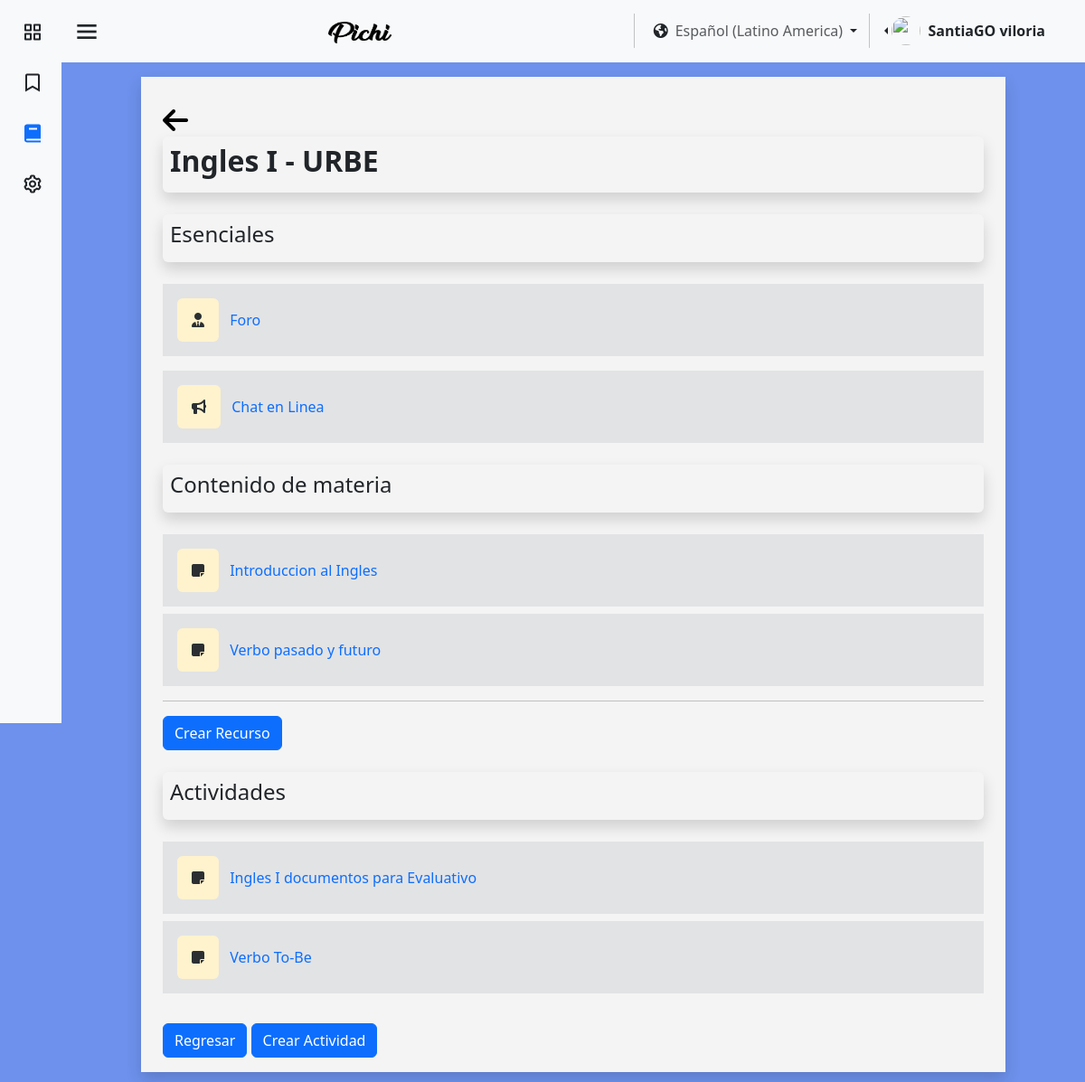
/pages/es/verCurso.php?id_cur=Cur_URBE_01 (signed in), run on the app's committed database.
### tables this page shows
CREATE TABLE `usuario` (
  `id_user` int(11) NOT NULL,
  `identificacion_user` varchar(11) NOT NULL,
  `nombre_user` varchar(25) NOT NULL,
  `apellido_user` varchar(25) NOT NULL,
  `correo_user` varchar(45) NOT NULL,
  `contrasena_user` varchar(16) NOT NULL,
  `direccion_user` varchar(80) NOT NULL,
  `numero_user` varchar(15) NOT NULL,
  `fecha_nacimiento_user` datetime NOT NULL,
  `Active_online` tinyint(1) NOT NULL,
  `sexo_user` varchar(15) NOT NULL,
  `Empresa_id_empresa` int(11) DEFAULT NULL,
  `rol` tinyint(1) NOT NULL,
  `img_perfil` varchar(255) NOT NULL
);

CREATE TABLE `cursos` (
  `id_cur` varchar(100) NOT NULL,
  `nombre_cur` varchar(45) NOT NULL,
  `fecha_inicio` date NOT NULL,
  `cupos_cur_min` int(11) NOT NULL,
  `cupos_cur_max` int(11) NOT NULL,
  `Empresa_id_empresa` int(11) NOT NULL,
  `fecha_fin` date NOT NULL,
  `visibilidad_curso` varchar(11) NOT NULL
);

CREATE TABLE `empresa` (
  `id_empresa` int(11) NOT NULL,
  `nombre_empresa` varchar(80) NOT NULL
);

CREATE TABLE `recursos` (
  `id_recursos` int(11) NOT NULL,
  `nombre_recurso` varchar(45) NOT NULL,
  `tipo_recurso` varchar(45) DEFAULT NULL,
  `ubicacion_recurso` varchar(45) DEFAULT NULL,
  `descripcion_recurso` text NOT NULL,
  `tipo_archivo` varchar(45) DEFAULT NULL,
  `archivo` varchar(255) DEFAULT NULL,
  `archivoAdicional` varchar(255) DEFAULT NULL,
  `id_cur` varchar(100) NOT NULL
);

CREATE TABLE `actividades` (
  `idActividades` int(11) NOT NULL,
  `Titulo` varchar(45) NOT NULL,
  `ContenidoAcitividad` text NOT NULL,
  `archivosPrincipal` varchar(255) NOT NULL,
  `fechaInicio` timestamp(6) NOT NULL DEFAULT current_timestamp(6) ON UPDATE current_timestamp(6),
  `fechaCulminacion` timestamp(6) NULL DEFAULT NULL,
  `fechaNotificacion` timestamp(6) NULL DEFAULT NULL,
  `pesoArchivo` float NOT NULL,
  `notaMaxima` float NOT NULL,
  `notaMinima` float NOT NULL,
  `visible` tinyint(1) NOT NULL,
  `activarPorcentaje` tinyint(1) NOT NULL,
  `Porcentaje` int(3) DEFAULT NULL,
  `archivosAdicional` varchar(255) DEFAULT NULL,
  `idCurso_id_cur` varchar(100) NOT NULL
);

### pages/es/verCurso.php (the view, shortened to what this page needs)
<?php
require "../../assests/php/LoginBD.php";
if (isset($_SESSION['id_user'])) {
    $usuarios1 = $_SESSION['id_user'];
    $conexion1 = mysqli_query($mysqli, "SELECT Empresa_id_empresa, rol, nombre_user, apellido_user FROM usuario WHERE id_user = '$usuarios1'");
    if (mysqli_num_rows($conexion1) > 0) {
        $datos = mysqli_fetch_assoc($conexion1);
        $nombreUsuario = $datos['nombre_user'];
        $apellidoUsuario = $datos['apellido_user'];
        $rol = $datos['rol'];
    }
}
if (isset($_GET['id_cur'])) {
    $id_curso_seleccionado = $_GET['id_cur'];
    $consultaCurso = mysqli_query($mysqli, "SELECT cursos.nombre_cur, empresa.nombre_empresa
                                    FROM cursos
                                    LEFT JOIN empresa ON empresa.id_empresa = cursos.Empresa_id_empresa
                                    WHERE id_cur = '$id_curso_seleccionado'");
    if (mysqli_num_rows($consultaCurso) > 0) {
        $datos3 = mysqli_fetch_assoc($consultaCurso);
        $curso = $datos3['nombre_cur'];
        $empresa = $datos3['nombre_empresa'];
    }
    $consultaRecursos = mysqli_query($mysqli, "SELECT * FROM recursos WHERE id_cur = '$id_curso_seleccionado'");
    if (mysqli_num_rows($consultaRecursos) > 0) {
        while ($datosRecursos = mysqli_fetch_assoc($consultaRecursos)) {
            $Recursos[] = $datosRecursos;
        }
    }
    $consultaActividades = mysqli_query($mysqli, "SELECT * FROM actividades WHERE idCurso_id_cur = '$id_curso_seleccionado'");
    if (mysqli_num_rows($consultaActividades) > 0) {
        while ($datosActividad = mysqli_fetch_assoc($consultaActividades)) {
            $Actividades[] = $datosActividad;
        }
    }
}
?>
<!DOCTYPE html>
<html lang="en">
<head>
    <link href="https://cdn.jsdelivr.net/npm/bootstrap@5.3.3/dist/css/bootstrap.min.css" rel="stylesheet"
 />
    <link href="https://unpkg.com/boxicons@2.1.4/css/boxicons.min.css" rel="stylesheet" />
    <link rel="stylesheet" href="https://cdnjs.cloudflare.com/ajax/libs/font-awesome/6.5.1/css/all.min.css"
 />
    <link rel="stylesheet" href="../../assests/css/colorPallete.css" />
    <link rel="stylesheet" href="../../assests/css/viewUser.css" />
    <link rel="stylesheet" href="../../assests/css/sidebar.css" />
</head>
<body class="bg-pastel" id="body-pd">
    <header id="header">
        <nav class="navbar bg-body-tertiary">
            <div class="container-fluid">
                <div class="header_toggle">
                    <i class="bx bx-menu" id="header-toggle"></i>
                </div>
                <a class="navbar-brand" href="../../index.html">
                    <img src="../../assests/img/text-1710023184778.png" alt="Bootstrap" width="70" height="24" />
                </a>
                <div class="d-flex flex-wrap justify-content-end">
                    <div class="nav-item dropdown">
                        <button class="btn dropdown-toggle" data-bs-toggle="dropdown" aria-expanded="false" href="#">
                            <span class="fa-solid fa-earth-americas"></span><a class="ms-2 text-body-secondary"
                                href="#">Español (Latino America)</a>
                        </button>
                    </div>
                    <div class="btn-group dropstart me-4 pe-2">
                        <a href="#" class="d-flex align-items-center link-dark text-decoration-none dropdown-toggle"
                            id="dropdownUser2" data-bs-toggle="dropdown" aria-expanded="false">
                            <img src="https://github.com/PichiGod.png" alt="" width="32" height="32"
                                class="rounded-circle me-2" />
                            <strong><?php echo $nombreUsuario . " " . $apellidoUsuario; ?></strong>
                        </a>
                    </div>
                </div>
            </div>
        </nav>
    </header>
    <div class="l-navbar bg-body-tertiary" id="nav-bar">
        <nav class="nav">
            <div class="nav_list">
                <a href="Inicio.php" class="nav_link link-dark">
                    <i class="bx bx-grid-alt nav_icon"></i>
                </a>
                <a href="tutorial.php" class="nav_link link-dark">
                    <i class='bx bx-bookmark nav_icon'></i>
                </a>
                <a href="cursos.php" class="nav_link active">
                    <i class="bx bxs-book nav_icon"></i>
                </a>
                <?php if ($rol != 0) { ?>
                    <a href="MenuAdmin.php" class="nav_link link-dark">
                        <i class="bx bx-cog nav_icon"></i>
                    </a>
                <?php }
                ; ?>
            </div>
        </nav>
    </div>
    <section class="Cursos">
        <div class="container-fluid mb-4 bg-blanco mt-3 shadow">
            <div class="container pt-4 pb-3">
                <a href="cursos.php"><i class="fa-solid mt-2 fa-arrow-left" style="font-size:2rem;color:black;"></i></a>
                <div class="p-2 mb-2 rounded shadow ">
                    <h2><strong><?php echo $curso; ?> - <?php echo $empresa; ?></strong></h2>
                </div>
                <div class="p-2 my-4 rounded shadow ">
                    <h4>Esenciales</h4>
                </div>
                <div class="item-recurso container bg-secondary-subtle text-secondary-emphasis mt-3 p-3">
                    <div>
                        <div>
                            <i class="fa-solid fa-user-tie me-2 p-3 rounded bg-warning-subtle"></i>
                            <a href="verForo.php?id_cur=<?php echo $id_curso_seleccionado; ?>"><span>Foro</span></a>
                        </div>
                    </div>
                </div>
                <div class="item-recurso container bg-secondary-subtle text-secondary-emphasis mt-3 p-3">
                    <div>
                        <div>
                            <i class="fa-solid fa-bullhorn me-2 p-3 rounded bg-warning-subtle"></i>
                            <span><a href="verChatLinea.php?id_cur=<?php echo $id_curso_seleccionado; ?>">Chat en
                                    Linea</a></span>
                        </div>
                    </div>
                </div>
                <div class="p-2 my-4 rounded shadow ">
                    <h4>Contenido de materia</h4>
                </div>
                <?php
                if (mysqli_num_rows($consultaRecursos) > 0) {
                    foreach ($Recursos as $recurso): ?>
                        <div class="item-recurso d-flex container mb-2 bg-secondary-subtle text-secondary-emphasis p-3">
                            <div class="">
                                <div class="">
                                    <i class="fa-solid fa-note-sticky me-2 p-3 rounded bg-warning-subtle" witdh="35"
                                        height="35"></i>
                                    <span><a
                                            href="verRecurso.php?id_rec=<?php echo $recurso['id_recursos']; ?>&id_cur=<?php echo $id_curso_seleccionado; ?>"><?php echo $recurso['nombre_recurso']; ?></a></span>
                                </div>
                            </div>
                        </div>
                    <?php endforeach;
                } ?>
                <?php if ($rol != 0) { ?>
                    <div>
                        <hr>
                        <div>
                            <button onclick="location.href='crearRecurso.php?id_cur=<?php echo $id_curso_seleccionado; ?>'"
                                class="btn btn-primary">Crear
                                Recurso</button>
                        </div>
                    </div>
                <?php }
                ; ?>
                <div class="p-2 my-4 rounded shadow ">
                    <h4>Actividades</h4>
                </div>
                <?php
                if (mysqli_num_rows($consultaActividades) > 0) {
                    foreach ($Actividades as $actividad):
                        if ($actividad['visible'] == "0" && $rol == "0") { ?>
                            <div class="item-recurso d-flex container mb-2 bg-secondary-subtle text-secondary-emphasis p-3"
                                style="padding: 10px;">
                                <div>
                                    <div>
                                        <i class="fa-solid fa-note-sticky me-2 p-3 rounded bg-warning-subtle" witdh="35"
                                            height="35"></i>
                                        <span><a
                                                href="verActividad.php?id_act=<?php echo $actividad['idActividades']; ?>&id_cur=<?php echo $id_curso_seleccionado; ?>"><?php echo $actividad['Titulo'] ?></a></span>
                                    </div>
                                </div>
                            </div>
                        <?php } else if ($rol != 0) { ?>
                                <div class="item-recurso d-flex container mb-2 bg-secondary-subtle text-secondary-emphasis p-3"
                                    style="padding: 10px;">
                                    <div>
                                        <div>
                                            <i class="fa-solid fa-note-sticky me-2 p-3 rounded bg-warning-subtle" witdh="35"
                                                height="35"></i>
                                            <span><a
                                                    href="verActividad.php?id_act=<?php echo $actividad['idActividades']; ?>&id_cur=<?php echo $id_curso_seleccionado; ?>"><?php echo $actividad['Titulo'] ?></a></span>
                                        </div>
                                    </div>
                                </div>
                        <?php }
                        ; ?>
                    <?php endforeach;
                } ?>
                <div class="containerButtonCrearActividadFin mt-0">
                    <button type="button" class="botonRegresar btn btn-primary"
                        onclick="location.href='cursos.php'">Regresar</button>
                    <?php if ($rol != 0) { ?>
                        <button type="button" class="botonCrearCursoFin btn btn-primary"
                            onclick="location.href='crearActividad.php?id_cur=<?php echo $id_curso_seleccionado; ?>'">
                            Crear Actividad
                        </button>
                    <?php }
                    ; ?>
                </div>
            </div>
        </div>
    </section>
</body>
</html>

### assests/css/colorPallete.css (style rules this page uses)
.bg-pastel { background-color: #527ce9d6; }
.bg-blanco { background-color: #F4F4F4; }

### assests/css/viewUser.css (style rules this page uses)
.containerButtonCrearActividadFin { padding-top: 25px; }

### assests/css/sidebar.css (style rules this page uses)
:root { --z-fixed: 100; --nav-width: 68px; --header-height: 3rem; }
body { transition: 0.5s; }
a { text-decoration: none; }
.header_toggle { justify-content: center; margin-top: 0.3rem; font-size: 2rem; cursor: pointer; }
.l-navbar { position: fixed; top: 0; left: -30%; width: var(--nav-width); height: 100vh; transition: 0.5s; z-index: var(--z-fixed); }
.nav { height: 100%; display: flex; flex-direction: column; justify-content: space-between; overflow: hidden; }
.nav_logo, .nav_link { display: grid; grid-template-columns: max-content max-content; align-items: center; column-gap: 1rem; padding: 0.5rem 0 0.5rem 1.5rem; }
.nav_link { position: relative; margin-bottom: 1rem; transition: 0.3s; }
.nav_icon { font-size: 1.5rem; }
section { margin-right: 2rem; margin-left: 2rem; }
.active::before { content: ""; position: absolute; left: 0; width: 2px; height: 32px; }
@media screen and (min-width: 768px) { body { margin: 0 0 0 0; padding-left: calc(var(--nav-width)); } }
@media screen and (min-width: 768px) { .l-navbar { left: 0; padding: 1rem 1rem 0 0; } }
@media (min-width: 576px) { section { margin-right: 5.5rem; margin-left: 5.5rem; } }

### data on the page
usuario: nombre_user "SantiaGO", apellido_user "viloria"
cursos: nombre_cur "Ingles I", Empresa_id_empresa.nombre_empresa "URBE"
recursos: nombre_recurso "Introduccion al Ingles"
recursos: nombre_recurso "Verbo pasado y futuro"
actividades: Titulo "Ingles I documentos para Evaluativo"
actividades: Titulo "Verbo To-Be"
